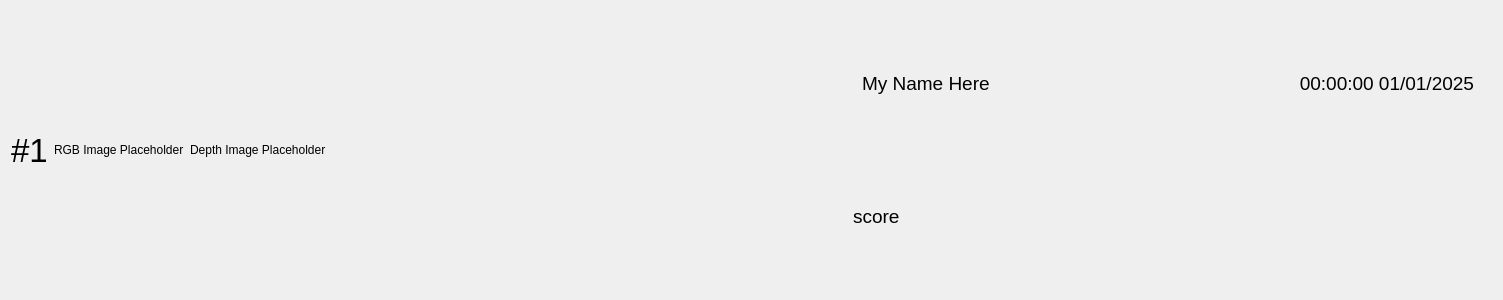
<?xml version="1.0" encoding="UTF-8"?>
<ui version="4.0">
 <class>Form</class>
 <widget class="QWidget" name="Form">
  <property name="geometry">
   <rect>
    <x>0</x>
    <y>0</y>
    <width>1503</width>
    <height>300</height>
   </rect>
  </property>
  <property name="windowTitle">
   <string>Form</string>
  </property>
  <layout class="QHBoxLayout" name="horizontalLayout">
   <item>
    <widget class="QLabel" name="rank">
     <property name="sizePolicy">
      <sizepolicy hsizetype="Fixed" vsizetype="Preferred">
       <horstretch>0</horstretch>
       <verstretch>0</verstretch>
      </sizepolicy>
     </property>
     <property name="font">
      <font>
       <pointsize>25</pointsize>
      </font>
     </property>
     <property name="text">
      <string>#1</string>
     </property>
    </widget>
   </item>
   <item>
    <widget class="QLabel" name="rgb_image">
     <property name="sizePolicy">
      <sizepolicy hsizetype="Fixed" vsizetype="Preferred">
       <horstretch>0</horstretch>
       <verstretch>0</verstretch>
      </sizepolicy>
     </property>
     <property name="text">
      <string>RGB Image Placeholder</string>
     </property>
    </widget>
   </item>
   <item>
    <widget class="QLabel" name="depth_image">
     <property name="text">
      <string>Depth Image Placeholder</string>
     </property>
    </widget>
   </item>
   <item>
    <widget class="QWidget" name="widget" native="true">
     <property name="font">
      <font>
       <pointsize>14</pointsize>
      </font>
     </property>
     <layout class="QVBoxLayout" name="verticalLayout">
      <item>
       <widget class="QWidget" name="widget_2" native="true">
        <layout class="QHBoxLayout" name="horizontalLayout_2">
         <item>
          <widget class="QLabel" name="name">
           <property name="text">
            <string>My Name Here</string>
           </property>
          </widget>
         </item>
         <item>
          <widget class="QLabel" name="time">
           <property name="layoutDirection">
            <enum>Qt::LeftToRight</enum>
           </property>
           <property name="frameShape">
            <enum>QFrame::NoFrame</enum>
           </property>
           <property name="text">
            <string>00:00:00 01/01/2025</string>
           </property>
           <property name="alignment">
            <set>Qt::AlignRight|Qt::AlignTrailing|Qt::AlignVCenter</set>
           </property>
          </widget>
         </item>
        </layout>
       </widget>
      </item>
      <item>
       <widget class="QLabel" name="score">
        <property name="text">
         <string>score</string>
        </property>
       </widget>
      </item>
     </layout>
    </widget>
   </item>
  </layout>
 </widget>
 <resources/>
 <connections/>
</ui>
